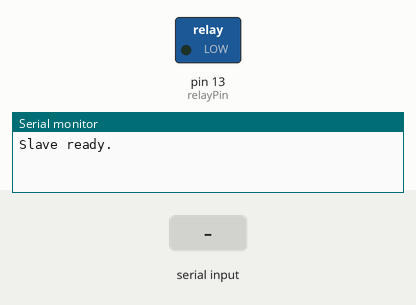
Bench run of a sketch on a simulated Arduino Uno, built with avr-gcc and run on an emulated ATmega328P. Shown: switched loads named in the sketch (green lamp = pin HIGH), the last lines printed to the serial monitor. The test bench sets the inputs (shaded band).

Above: at 1.2 s.
1.3 s: "1" received over the second serial link
At 1.9 s:
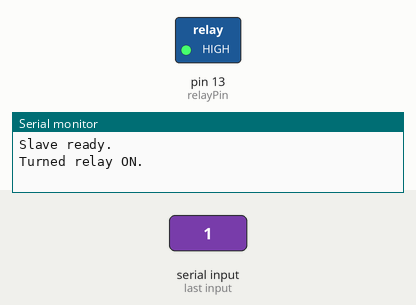
4.3 s: "2" received over the second serial link
At 5.3 s:
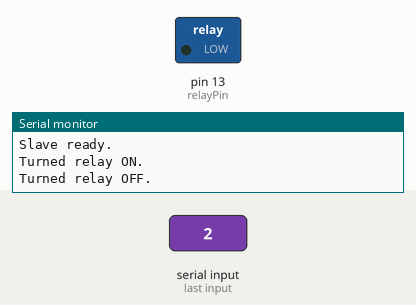
Timing chart, 0 to 7.3 s (numbered marks = the images above; inputs shaded):
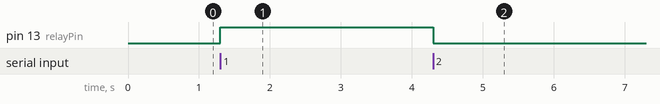

Measured:
- after the input at 1.3 s, pin 13 (relayPin): LOW → HIGH at once
- after the input at 4.3 s, pin 13 (relayPin): HIGH → LOW at once

The sketch:

BTslave.ino
```cpp
//BTslave.ino: Slave device for Bluetooth UART connection between 2 MCUs.
//Author: D. Dubins
//Date: 07-Jun-25
//Wiring: MCU slave - HC-06/BT-06:
//+5V - Vcc
//GND - GND
//TXD - Pin 2
//Pin 3 - 1K - RXD - 2K - GND

#define relayPin 13   // pin for relay control
#define RELAY_ON '1'  // char to turn relay on
#define RELAY_OFF '2' // char to turn relay off
#define TIMEOUT 60000 // timeout for not receiving a signal (1 min)
unsigned long timer=millis(); // to keep track of time for TIMEOUT action

// HC-06/BT-06 Connections
#define RXD 3  // (TX MCU - HC-06 RXD)
#define TXD 2  // (RX MCU - HC-06 TXD)

#include <SoftwareSerial.h>
SoftwareSerial BTSerial(TXD, RXD);  // RX, TX

void setup() {
  pinMode(relayPin, OUTPUT);   // set relayPin to OUTPUT mode
  Serial.begin(9600);      // start the Serial Monitor
  BTSerial.begin(9600);    // start Serial Bluetooth
  Serial.println(F("Slave ready."));  // print message to Serial
  BTSerial.println(F("Slave ready."));  // print message to BTSerial
  Serial_clear(BTSerial);  // clear the serial buffer
}

void loop() {
  if (BTSerial.available()) {
    char choice = BTSerial.read();
    respondTo(choice);
  }
  if(millis()-timer>TIMEOUT){
    digitalWrite(relayPin, LOW);
    Serial.println(F("Timed out: Turned relay OFF."));
    timer=millis();  // reset the timer
  }
}

void respondTo(char c) {  // respond to character sent from bluetooth
  switch (c) {
    case RELAY_ON:  // turn relay on
      BTSerial.print(F("1")); // send success bit
      digitalWrite(relayPin, HIGH);
      Serial.println(F("Turned relay ON."));
      timer=millis(); // reset timer
      break;
    case RELAY_OFF:  // turn LED off
      BTSerial.print(F("1")); // send success bit
      digitalWrite(relayPin, LOW);
      Serial.println(F("Turned relay OFF."));
      timer=millis(); // reset timer
      break;
    default:
      BTSerial.print(F("0")); // send fail bit. Don't reset timer.
      Serial.println(F("ERROR: command not recognized."));
  }
  Serial_clear(BTSerial);  // clear the serial buffer in case it is clogged with stuff
}

void Serial_clear(SoftwareSerial &serialport) {  // used to clear the serial buffers from junk
  //serialport is passed by value (prefix &) so the function operates on the actual serial port, and not a copy of it.
  serialport.listen();
  while (serialport.available()) {  // while data are available in the buffer
    byte i = serialport.read();     // read the data and store to i
  }
}
```
